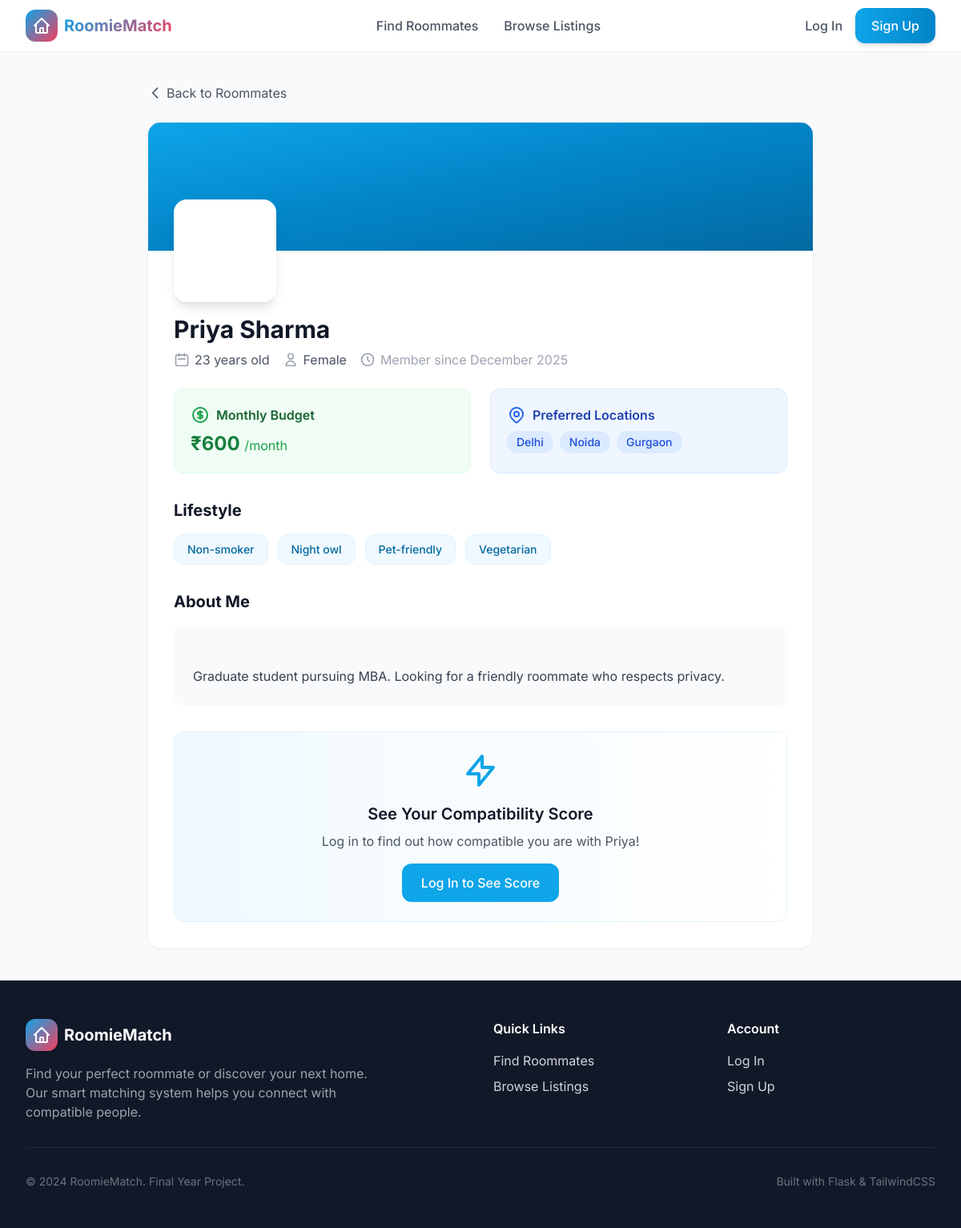
/roommate/2, run on the app's committed database.
### app.py (models this page shows, shortened)
class User(db.Model):
    id = db.Column(db.Integer, primary_key=True)
    email = db.Column(db.String(120), unique=True, nullable=False)
    password_hash = db.Column(db.String(256), nullable=False)
    name = db.Column(db.String(100), nullable=False)
    age = db.Column(db.Integer, nullable=True)
    gender = db.Column(db.String(20), nullable=True)
    budget = db.Column(db.Integer, nullable=True)  # Monthly budget in currency
    preferred_locations = db.Column(db.String(500), nullable=True)  # Comma-separated
    lifestyle = db.Column(db.String(500), nullable=True)  # Comma-separated tags
    bio = db.Column(db.Text, nullable=True)
    profile_image = db.Column(db.String(200), default='default_avatar.png')
    created_at = db.Column(db.DateTime, default=datetime.utcnow)
    listings = db.relationship('Listing', backref='owner', lazy=True)
    def get_lifestyle_list(self):
        if self.lifestyle:
            return [tag.strip() for tag in self.lifestyle.split(',')]
        return []
    def get_locations_list(self):
        if self.preferred_locations:
            return [loc.strip() for loc in self.preferred_locations.split(',')]
        return []

### app.py (the view)
@app.route('/roommate/<int:user_id>')
def view_roommate(user_id):
    user = User.query.get_or_404(user_id)
    current_user = get_current_user()
    score = 0
    if current_user and current_user.id != user_id:
        score = calculate_compatibility(current_user, user)
    return render_template('view_roommate.html', roommate=user, score=score)

### app.py (called while the page is built)
def get_current_user():
    if 'user_id' in session:
        return User.query.get(session['user_id'])
    return None

@app.context_processor
def inject_user():
    return dict(current_user=get_current_user())

### templates/view_roommate.html (shortened to what this page needs)
{% extends "base.html" %}
{% block content %}
<div class="max-w-4xl mx-auto px-4 sm:px-6 lg:px-8 py-10">
    <a href="{{ url_for('browse_roommates') }}" class="inline-flex items-center text-gray-600 hover:text-primary-600 mb-6">
        <svg class="w-5 h-5 mr-1" fill="none" stroke="currentColor" viewBox="0 0 24 24">
            <path stroke-linecap="round" stroke-linejoin="round" stroke-width="2" d="M15 19l-7-7 7-7"></path>
        </svg>
        Back to Roommates
    </a>
    <div class="bg-white rounded-2xl shadow-sm border border-gray-100 overflow-hidden">
        <div class="relative bg-gradient-to-br from-primary-500 via-primary-600 to-primary-700 h-40">
        </div>
        <div class="relative px-8 pb-8">
            <div class="relative -mt-16 mb-4">
                <div class="w-32 h-32 rounded-2xl bg-white shadow-lg flex items-center justify-center overflow-hidden border-4 border-white">
                    {% if roommate.profile_image and roommate.profile_image != 'default_avatar.png' %}
                        <img src="{{ url_for('static', filename='uploads/' + roommate.profile_image) }}" alt="{{ roommate.name }}" class="w-full h-full object-cover">
                    {% else %}
                        <div class="w-full h-full bg-gradient-to-br from-accent-400 to-accent-600 flex items-center justify-center text-white text-4xl font-bold">
                        </div>
                    {% endif %}
                </div>
            </div>
            <div class="mb-6">
                <h1 class="text-3xl font-bold text-gray-900 mb-2">{{ roommate.name }}</h1>
                <div class="flex flex-wrap items-center gap-4 text-gray-600">
                    {% if roommate.age %}
                    <span class="flex items-center">
                        <svg class="w-5 h-5 mr-1.5 text-gray-400" fill="none" stroke="currentColor" viewBox="0 0 24 24">
                            <path stroke-linecap="round" stroke-linejoin="round" stroke-width="2" d="M8 7V3m8 4V3m-9 8h10M5 21h14a2 2 0 002-2V7a2 2 0 00-2-2H5a2 2 0 00-2 2v12a2 2 0 002 2z"></path>
                        </svg>
                        {{ roommate.age }} years old
                    </span>
                    {% endif %}
                    {% if roommate.gender %}
                    <span class="flex items-center">
                        <svg class="w-5 h-5 mr-1.5 text-gray-400" fill="none" stroke="currentColor" viewBox="0 0 24 24">
                            <path stroke-linecap="round" stroke-linejoin="round" stroke-width="2" d="M16 7a4 4 0 11-8 0 4 4 0 018 0zM12 14a7 7 0 00-7 7h14a7 7 0 00-7-7z"></path>
                        </svg>
                        {{ roommate.gender }}
                    </span>
                    {% endif %}
                    <span class="flex items-center text-gray-400">
                        <svg class="w-5 h-5 mr-1.5" fill="none" stroke="currentColor" viewBox="0 0 24 24">
                            <path stroke-linecap="round" stroke-linejoin="round" stroke-width="2" d="M12 8v4l3 3m6-3a9 9 0 11-18 0 9 9 0 0118 0z"></path>
                        </svg>
                        Member since {{ roommate.created_at.strftime('%B %Y') }}
                    </span>
                </div>
            </div>
            <div class="grid grid-cols-1 md:grid-cols-2 gap-6 mb-8">
                {% if roommate.budget %}
                <div class="bg-green-50 rounded-xl p-5 border border-green-100">
                    <div class="flex items-center mb-2">
                        <span class="font-semibold text-green-800">Monthly Budget</span>
                    </div>
                    <div class="text-2xl font-bold text-green-700">
                        &#8377;{{ "{:,}".format(roommate.budget) }}
                        <span class="text-base font-normal text-green-600">/month</span>
                    </div>
                </div>
                {% endif %}
                {% if roommate.preferred_locations %}
                <div class="bg-blue-50 rounded-xl p-5 border border-blue-100">
                    <div class="flex items-center mb-2">
                        <span class="font-semibold text-blue-800">Preferred Locations</span>
                    </div>
                    <div class="flex flex-wrap gap-2">
                        {% for location in roommate.get_locations_list() %}
                        <span class="px-3 py-1 bg-blue-100 text-blue-700 rounded-full text-sm font-medium">
                            {{ location }}
                        </span>
                        {% endfor %}
                    </div>
                </div>
                {% endif %}
            </div>
            {% if roommate.lifestyle %}
            <div class="mb-8">
                <h2 class="text-xl font-bold text-gray-900 mb-4">Lifestyle</h2>
                <div class="flex flex-wrap gap-3">
                    {% for tag in roommate.get_lifestyle_list() %}
                    <span class="px-4 py-2 bg-primary-50 text-primary-700 rounded-xl text-sm font-medium border border-primary-100">
                        {{ tag }}
                    </span>
                    {% endfor %}
                </div>
            </div>
            {% endif %}
            {% if roommate.bio %}
            <div class="mb-8">
                <h2 class="text-xl font-bold text-gray-900 mb-4">About Me</h2>
                <div class="bg-gray-50 rounded-xl p-6">
                    <p class="text-gray-700 leading-relaxed whitespace-pre-line">
                        {{ roommate.bio }}
                    </p>
                </div>
            </div>
            {% endif %}
            {% if not current_user %}
            <div class="bg-gradient-to-r from-primary-50 to-accent-50 rounded-xl p-6 border border-primary-100 text-center">
                <svg class="w-12 h-12 text-primary-500 mx-auto mb-4" fill="none" stroke="currentColor" viewBox="0 0 24 24">
                    <path stroke-linecap="round" stroke-linejoin="round" stroke-width="2" d="M13 10V3L4 14h7v7l9-11h-7z"></path>
                </svg>
                <h3 class="text-xl font-semibold text-gray-900 mb-2">See Your Compatibility Score</h3>
                <p class="text-gray-600 mb-4">Log in to find out how compatible you are with {{ roommate.name.split()[0] }}!</p>
                <a href="{{ url_for('login') }}" class="inline-flex items-center px-6 py-3 bg-primary-500 text-white font-medium rounded-xl hover:bg-primary-600 transition-colors">
                    Log In to See Score
                </a>
            </div>
            {% endif %}
        </div>
    </div>
</div>
{% endblock %}

### templates/base.html (style rules this page uses)
body { font-family: 'Inter', system-ui, sans-serif; }
html { scroll-behavior: smooth; }

### data on the page
User: name "Priya Sharma", age "23", gender "Female", created_at "December 2025", budget "600", bio "Graduate student pursuing MBA. Looking for a friendly roommate who respects privacy.", name "Priya"

### other printed values
{{ location }} "Delhi" "Noida" "Gurgaon"
{{ tag }} "Non-smoker" "Night owl" "Pet-friendly" "Vegetarian"
